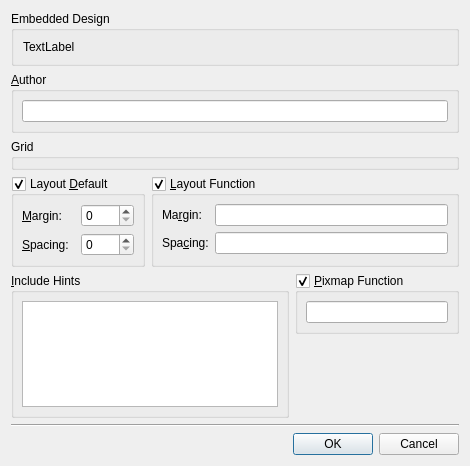
<?xml version="1.0" encoding="UTF-8"?>
<ui version="4.0">
 <comment>*********************************************************************
**
** Copyright (C) 2012 Nokia Corporation and/or its subsidiary(-ies).
** Contact: http://www.qt-project.org/
**
** This file is part of the Qt Designer of the Qt Toolkit.
**
** $QT_BEGIN_LICENSE:LGPL$
** GNU Lesser General Public License Usage
** This file may be used under the terms of the GNU Lesser General Public
** License version 2.1 as published by the Free Software Foundation and
** appearing in the file LICENSE.LGPL included in the packaging of this
** file. Please review the following information to ensure the GNU Lesser
** General Public License version 2.1 requirements will be met:
** http://www.gnu.org/licenses/old-licenses/lgpl-2.1.html.
**
** In addition, as a special exception, Nokia gives you certain additional
** rights. These rights are described in the Nokia Qt LGPL Exception
** version 1.1, included in the file LGPL_EXCEPTION.txt in this package.
**
** GNU General Public License Usage
** Alternatively, this file may be used under the terms of the GNU General
** Public License version 3.0 as published by the Free Software Foundation
** and appearing in the file LICENSE.GPL included in the packaging of this
** file. Please review the following information to ensure the GNU General
** Public License version 3.0 requirements will be met:
** http://www.gnu.org/copyleft/gpl.html.
**
** Other Usage
** Alternatively, this file may be used in accordance with the terms and
** conditions contained in a signed written agreement between you and Nokia.
**
**
**
**
**
**
** $QT_END_LICENSE$
**
*********************************************************************</comment>
 <class>FormWindowSettings</class>
 <widget class="QDialog" name="FormWindowSettings">
  <property name="geometry">
   <rect>
    <x>0</x>
    <y>0</y>
    <width>470</width>
    <height>466</height>
   </rect>
  </property>
  <property name="windowTitle">
   <string>Form Settings</string>
  </property>
  <layout class="QGridLayout">
   <item row="3" column="0" colspan="2">
    <layout class="QHBoxLayout">
     <property name="spacing">
      <number>6</number>
     </property>
     <property name="margin">
      <number>0</number>
     </property>
     <item>
      <widget class="QGroupBox" name="layoutDefaultGroupBox">
       <property name="title">
        <string>Layout &amp;Default</string>
       </property>
       <property name="checkable">
        <bool>true</bool>
       </property>
       <layout class="QGridLayout">
        <property name="margin">
         <number>8</number>
        </property>
        <property name="spacing">
         <number>6</number>
        </property>
        <item row="1" column="0">
         <widget class="QLabel" name="label_2">
          <property name="text">
           <string>&amp;Spacing:</string>
          </property>
          <property name="buddy">
           <cstring>defaultSpacingSpinBox</cstring>
          </property>
         </widget>
        </item>
        <item row="0" column="0">
         <widget class="QLabel" name="label">
          <property name="text">
           <string>&amp;Margin:</string>
          </property>
          <property name="buddy">
           <cstring>defaultMarginSpinBox</cstring>
          </property>
         </widget>
        </item>
        <item row="1" column="1">
         <widget class="QSpinBox" name="defaultSpacingSpinBox"/>
        </item>
        <item row="0" column="1">
         <widget class="QSpinBox" name="defaultMarginSpinBox"/>
        </item>
       </layout>
      </widget>
     </item>
     <item>
      <widget class="QGroupBox" name="layoutFunctionGroupBox">
       <property name="title">
        <string>&amp;Layout Function</string>
       </property>
       <property name="checkable">
        <bool>true</bool>
       </property>
       <layout class="QGridLayout">
        <property name="margin">
         <number>8</number>
        </property>
        <property name="spacing">
         <number>6</number>
        </property>
        <item row="1" column="1">
         <widget class="QLineEdit" name="spacingFunctionLineEdit"/>
        </item>
        <item row="0" column="1">
         <widget class="QLineEdit" name="marginFunctionLineEdit"/>
        </item>
        <item row="0" column="0">
         <widget class="QLabel" name="label_3">
          <property name="text">
           <string>Ma&amp;rgin:</string>
          </property>
          <property name="buddy">
           <cstring>marginFunctionLineEdit</cstring>
          </property>
         </widget>
        </item>
        <item row="1" column="0">
         <widget class="QLabel" name="label_3_2">
          <property name="text">
           <string>Spa&amp;cing:</string>
          </property>
          <property name="buddy">
           <cstring>spacingFunctionLineEdit</cstring>
          </property>
         </widget>
        </item>
       </layout>
      </widget>
     </item>
    </layout>
   </item>
   <item row="4" column="1">
    <layout class="QHBoxLayout">
     <property name="spacing">
      <number>6</number>
     </property>
     <property name="margin">
      <number>0</number>
     </property>
     <item>
      <widget class="QGroupBox" name="pixmapFunctionGroupBox">
       <property name="title">
        <string>&amp;Pixmap Function</string>
       </property>
       <property name="checkable">
        <bool>true</bool>
       </property>
       <layout class="QVBoxLayout">
        <property name="spacing">
         <number>6</number>
        </property>
        <property name="margin">
         <number>8</number>
        </property>
        <item>
         <widget class="QLineEdit" name="pixmapFunctionLineEdit"/>
        </item>
       </layout>
      </widget>
     </item>
    </layout>
   </item>
   <item row="5" column="1">
    <spacer>
     <property name="orientation">
      <enum>Qt::Vertical</enum>
     </property>
     <property name="sizeHint" stdset="0">
      <size>
       <width>111</width>
       <height>115</height>
      </size>
     </property>
    </spacer>
   </item>
   <item row="7" column="0" colspan="2">
    <widget class="QDialogButtonBox" name="buttonBox">
     <property name="orientation">
      <enum>Qt::Horizontal</enum>
     </property>
     <property name="standardButtons">
      <set>QDialogButtonBox::Cancel|QDialogButtonBox::Ok</set>
     </property>
    </widget>
   </item>
   <item row="6" column="0" colspan="2">
    <widget class="Line" name="line">
     <property name="orientation">
      <enum>Qt::Horizontal</enum>
     </property>
    </widget>
   </item>
   <item row="4" column="0" rowspan="2">
    <widget class="QGroupBox" name="includeHintsGroupBox">
     <property name="title">
      <string>&amp;Include Hints</string>
     </property>
     <layout class="QVBoxLayout">
      <property name="spacing">
       <number>6</number>
      </property>
      <property name="margin">
       <number>8</number>
      </property>
      <item>
       <widget class="QTextEdit" name="includeHintsTextEdit"/>
      </item>
     </layout>
    </widget>
   </item>
   <item row="2" column="0" colspan="2">
    <widget class="qdesigner_internal::GridPanel" name="gridPanel">
     <property name="title">
      <string>Grid</string>
     </property>
    </widget>
   </item>
   <item row="0" column="0" colspan="2">
    <widget class="QGroupBox" name="embeddedGroupBox">
     <property name="title">
      <string>Embedded Design</string>
     </property>
     <layout class="QVBoxLayout" name="verticalLayout">
      <item>
       <widget class="QLabel" name="deviceProfileLabel">
        <property name="text">
         <string notr="true">TextLabel</string>
        </property>
       </widget>
      </item>
     </layout>
    </widget>
   </item>
   <item row="1" column="0" colspan="2">
    <widget class="QGroupBox" name="pixmapFunctionGroupBox_2">
     <property name="title">
      <string>&amp;Author</string>
     </property>
     <layout class="QVBoxLayout">
      <property name="spacing">
       <number>6</number>
      </property>
      <property name="margin">
       <number>8</number>
      </property>
      <item>
       <widget class="QLineEdit" name="authorLineEdit"/>
      </item>
     </layout>
    </widget>
   </item>
  </layout>
 </widget>
 <customwidgets>
  <customwidget>
   <class>qdesigner_internal::GridPanel</class>
   <extends>QGroupBox</extends>
   <header location="global">gridpanel_p.h</header>
   <container>1</container>
  </customwidget>
 </customwidgets>
 <tabstops>
  <tabstop>authorLineEdit</tabstop>
  <tabstop>defaultMarginSpinBox</tabstop>
  <tabstop>defaultSpacingSpinBox</tabstop>
  <tabstop>marginFunctionLineEdit</tabstop>
  <tabstop>spacingFunctionLineEdit</tabstop>
  <tabstop>pixmapFunctionLineEdit</tabstop>
 </tabstops>
 <resources/>
 <connections>
  <connection>
   <sender>buttonBox</sender>
   <signal>accepted()</signal>
   <receiver>FormWindowSettings</receiver>
   <slot>accept()</slot>
   <hints>
    <hint type="sourcelabel">
     <x>294</x>
     <y>442</y>
    </hint>
    <hint type="destinationlabel">
     <x>150</x>
     <y>459</y>
    </hint>
   </hints>
  </connection>
  <connection>
   <sender>buttonBox</sender>
   <signal>rejected()</signal>
   <receiver>FormWindowSettings</receiver>
   <slot>reject()</slot>
   <hints>
    <hint type="sourcelabel">
     <x>373</x>
     <y>444</y>
    </hint>
    <hint type="destinationlabel">
     <x>357</x>
     <y>461</y>
    </hint>
   </hints>
  </connection>
 </connections>
</ui>
